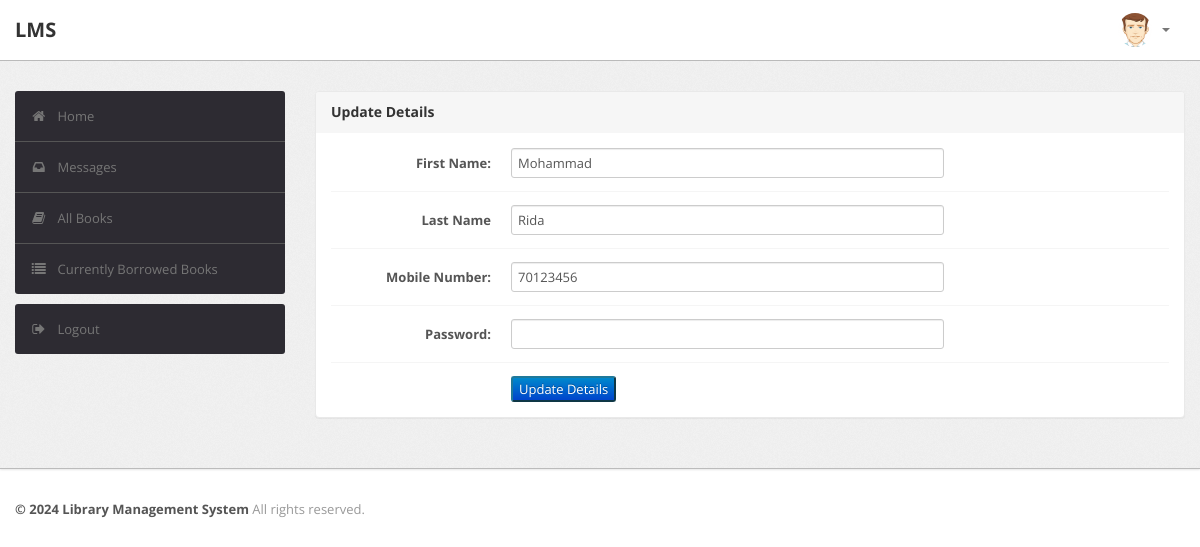
The page /student/edit-student-details.php (signed in) on the database its author committed.
### tables this page shows
CREATE TABLE IF NOT EXISTS `user` (
  `registerID` int NOT NULL AUTO_INCREMENT,
  `fname` varchar(25) NOT NULL,
  `lname` varchar(25) NOT NULL,
  `number` int NOT NULL,
  `dob` date NOT NULL,
  `password` varchar(225) NOT NULL,
  `gender` varchar(6) NOT NULL,
  `email` varchar(45) NOT NULL,
  `role` varchar(5) NOT NULL,
  `username` varchar(30) NOT NULL,
  PRIMARY KEY (`username`),
  UNIQUE KEY `registerID` (`registerID`)
);

### student/edit-student-details.php (the view, shortened to what this page needs)
<?php
require('config.php');
$checkusername = $_SESSION['username'];
$getUserSql = "SELECT * FROM `user` WHERE `username` = '$checkusername' AND role='user'";
$getUserResult = mysqli_query($con, $getUserSql);
if (mysqli_num_rows($getUserResult) > 0) {
    ?>
<!DOCTYPE html>
<html lang="en">
<head>
    <link type="text/css" href="bootstrap/css/bootstrap.min.css" rel="stylesheet">
    <link type="text/css" href="bootstrap/css/bootstrap-responsive.min.css" rel="stylesheet">
    <link type="text/css" href="css/theme.css" rel="stylesheet">
    <link type="text/css" href="images/icons/css/font-awesome.css" rel="stylesheet">
</head>
<body>
    <div class="navbar navbar-fixed-top">
        <div class="navbar-inner">
            <div class="container">
                    <a class="brand" href="index-student.php">LMS </a>
                <div class="nav-collapse collapse navbar-inverse-collapse">
                    <ul class="nav pull-right">
                        <li class="nav-user dropdown"><a href="#" class="dropdown-toggle" data-toggle="dropdown">
                                <img src="images/user.png" class="nav-avatar" />
                                <b class="caret"></b></a>
                        </li>
                    </ul>
                </div>
            </div>
        </div>
    </div>
    <div class="wrapper">
        <div class="container">
            <div class="row">
                <div class="span3">
                    <div class="sidebar">
                        <ul class="widget widget-menu unstyled">
                            <li class="active"><a href="index-student.php"><i class="menu-icon icon-home"></i>Home
                            </a></li>
                            <li><a href="message.php"><i class="menu-icon icon-inbox"></i>Messages</a>
                            </li>
                            <li><a href="book.php"><i class="menu-icon icon-book"></i>All Books </a></li>
                            <li><a href="current-borrowedbooks.php"><i class="menu-icon icon-list"></i>Currently Borrowed Books </a></li>
                        </ul>
                        <ul class="widget widget-menu unstyled">
                            <li><a href="logout.php"><i class="menu-icon icon-signout"></i>Logout </a></li>
                        </ul>
                    </div>
                </div>
                <div class="span9">
                    <div class="module">
                        <div class="module-head">
                            <h3>Update Details</h3>
                        </div>
                        <div class="module-body">
                            <?php
                            if (mysqli_num_rows($getUserResult) > 0)
                                $userData = mysqli_fetch_assoc($getUserResult);
                            $fname = $userData['fname'];
                            $lname = $userData['lname'];
                            $num = $userData['number'];
                            ?>
                            <form class="form-horizontal row-fluid" action="edit-student-details.php?id=<?php echo $checkusername  ?>" method="post">
                                <div class="control-group">
                                    <label class="control-label" for="FName"><b>First Name:</b></label>
                                    <div class="controls">
                                        <input type="text" id="FName" name="FName" value="<?php echo $fname ?>" class="span8" required>
                                    </div>
                                </div>
                                <div class="control-group">
                                    <label class="control-label" for="LName"><b>Last Name</b></label>
                                    <div class="controls">
                                        <input type="text" id="LName" name="LName" value="<?php echo $lname ?>" class="span8" required>
                                    </div>
                                </div>
                                <div class="control-group">
                                    <label class="control-label" for="MobNo"><b>Mobile Number:</b></label>
                                    <div class="controls">
                                        <input type="text" id="MobNo" name="MobNo" value="<?php echo $num ?>" class="span8" required>
                                    </div>
                                </div>
                                <div class="control-group">
                                    <label class="control-label" for="Password"><b>Password:</b></label>
                                    <div class="controls">
                                        <input type="password" id="Password" name="Password" value="" class="span8" required>
                                    </div>
                                </div>
                                <div class="control-group">
                                    <div class="controls">
                                        <button type="submit" name="submit" class="btn-primary"><center>Update Details</center></button>
                                    </div>
                                </div>
                            </form>
                        </div>
                    </div>
                </div>
            </div>
        </div>
    </div>
    <div class="footer">
        <div class="container">
            <b class="copyright">&copy; 2024 Library Management System </b>All rights reserved.
        </div>
    </div>
</body>
</html>
<?php
} else {
    echo "<script type='text/javascript'>alert('Access Denied!!!')</script>";
}
?>

### student/css/theme.css (style rules this page uses)
body { font-size: 13px; font-family: 'Open Sans', Arial, sans-serif; background: #fff; color: #777 }
h1, h2, h3, h4, h5, h6 { color: #333; margin-top: 0 }
h3 { font-size: 20px }
strong, b { color: #555 }
.wrapper { background: url(../images/bg.png) #eee; border-bottom: 1px solid #bbb; -webkit-box-shadow: 0 1px 2px rgba(0,0,0,0.1); -moz-box-shadow: 0 1px 2px rgba(0,0,0,0.1); box-shadow: 0 1px 2px rgba(0,0,0,0.1); padding: 30px 0 }
.footer { color: #999; padding: 30px 0 60px }
form { margin: 0 }
select, textarea, input[type="text"], input[type="password"], input[type="datetime"], input[type="datetime-local"], input[type="date"], input[type="month"], input[type="time"], input[type="week"], input[type="number"], input[type="email"], input[type="url"], input[type="search"], input[type="tel"], input[type="color"], .uneditable-input, label, input, button, select, textarea { -webkit-border-radius: 3px; -moz-border-radius: 3px; border-radius: 3px; font-size: 13px; font-family: 'Open Sans', Tahoma, Arial, sans-serif }
body [class^="icon-"], body [class*=" icon-"] { font-size: 14px; line-height: 20px; height: 20px }
.module { background: #fff; -webkit-border-radius: 3px; -moz-border-radius: 3px; border-radius: 3px; border: 1px solid #ccc; border-bottom-color: #bbb; -webkit-box-shadow: 0 0 1px rgba(0,0,0,0.2); -moz-box-shadow: 0 0 1px rgba(0,0,0,0.2); box-shadow: 0 0 1px rgba(0,0,0,0.2); margin-bottom: 30px }
.form-horizontal .control-group, .form-vertical .control-group { margin-bottom: 0 }
.form-horizontal .control-group+.control-group, .form-vertical .control-group+.control-group { margin-top: 13px; padding-top: 13px; border-top: 1px solid #f5f5f5 }
.navbar { position: static!important; margin: 0!important }
.navbar .navbar-inner { background: #fff; border-bottom: 1px solid #bbb; -webkit-box-shadow: 0 1px 2px rgba(0,0,0,0.15); -moz-box-shadow: 0 1px 2px rgba(0,0,0,0.15); box-shadow: 0 1px 2px rgba(0,0,0,0.15) }
.navbar .brand { color: #333; font-weight: bold; font-size: 20px; margin-right: 20px; padding: 20px }
.navbar .nav>li>a { padding: 20px 15px; font-weight: bold; color: #777 }
.nav-user>a { height: 20px }
.nav-avatar { width: 34px; height: 34px; margin: -7px 5px 0 0; -webkit-border-radius: 50%; -moz-border-radius: 50%; border-radius: 50% }
.btn-primary { color: #fff; background-color: #248aaf; border-color: #20799a }
.widget-menu { background: #fff; -webkit-border-radius: 3px; -moz-border-radius: 3px; border-radius: 3px; overflow: hidden }
.widget-menu a { color: #555; display: block; line-height: 20px; padding: 15px; text-decoration: none!important }
.widget-menu .menu-icon { margin-right: 10px; color: #767676; -webkit-transition: all .2s ease-in-out; -moz-transition: all .2s ease-in-out; transition: all .2s ease-in-out; }
.widget-menu>li+li { border-top: 1px solid #555 }
.widget-menu>li>a { background-color: #2d2b32; color: #767676; -webkit-transition: all .2s ease-in-out; -moz-transition: all .2s ease-in-out; transition: all .2s ease-in-out; }
.module { box-shadow: 0 0 3px rgba(0,0,0,.1); border-color: #e9e9e9; margin-bottom: 20px; background-color: #fff; border-radius: 4px; -webkit-box-shadow: 0 1px 1px rgba(0,0,0,.05); box-shadow: 0 1px 1px rgba(0,0,0,.05); }
.module-head { color: #767676; background-color: #f6f6f6; border-color: #e9e9e9; padding: 10px 15px; border-bottom: 1px solid transparent; border-top-right-radius: 3px; border-top-left-radius: 3px; }
.module-head h3 { font-size: 14px; line-height: 20px; height: 20px; margin: 0 }
.module-body { padding: 15px }

### rows shown on the page
user: FName "Mohammad", LName "Rida", MobNo "70123456"
